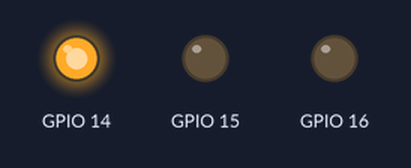
Simulated run of this program. Board: ESP32. On the bench: output pins drawn as LEDs (lit = HIGH).

Above: at 0.2 s.
At 2.2 s:
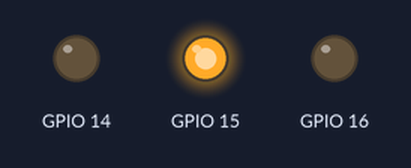
At 4.5 s:
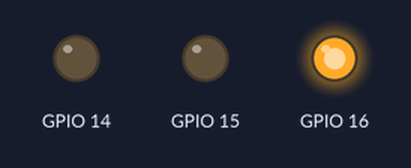
Timing chart, 0 to 6.9 s (numbered marks = the images above):
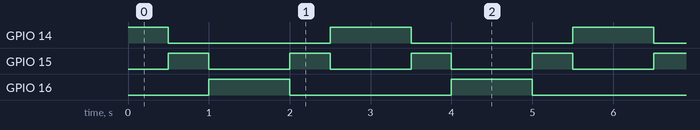

Measured:
- by itself, GPIO 14: repeats every 3.0 s: LOW 2.0 s, HIGH 1.0 s
- by itself, GPIO 15: alternates HIGH for 0.50 s and LOW for 1.0 s
- by itself, GPIO 16: alternates HIGH for 1.0 s and LOW for 2.0 s

The program:

main.cpp
```cpp
/*
 * @Author: 金宣妤 2324935200@qq.com
 * @Date: 2025-05-05 15:37:16
 * @LastEditors: 金宣妤 2324935200@qq.com
 * @LastEditTime: 2025-05-05 20:59:21
 * @FilePath: \LED\src\main.cpp
 * @Description: 这是默认设置,请设置`customMade`, 打开koroFileHeader查看配置 进行设置: https://github.com/OBKoro1/koro1FileHeader/wiki/%E9%85%8D%E7%BD%AE
 */
#include <Arduino.h>


void setup() {
  // 设定主角（程序里的变量对应硬件的引脚），引脚功能/作用（输入/输出）
for(int i = 14; i < 17; i++)
pinMode(i,OUTPUT);
}

void loop() {
  //来回for循环，设置好起止点
for(int i = 14; i < 17; i++ )
  {
    digitalWrite(i , HIGH);
    delay(500);
    digitalWrite(i , LOW);
  }
  for(int i = 16;i > 13;i--)
  {
    digitalWrite(i , HIGH);
    delay(500);
    digitalWrite(i , LOW);
    }
}
```
